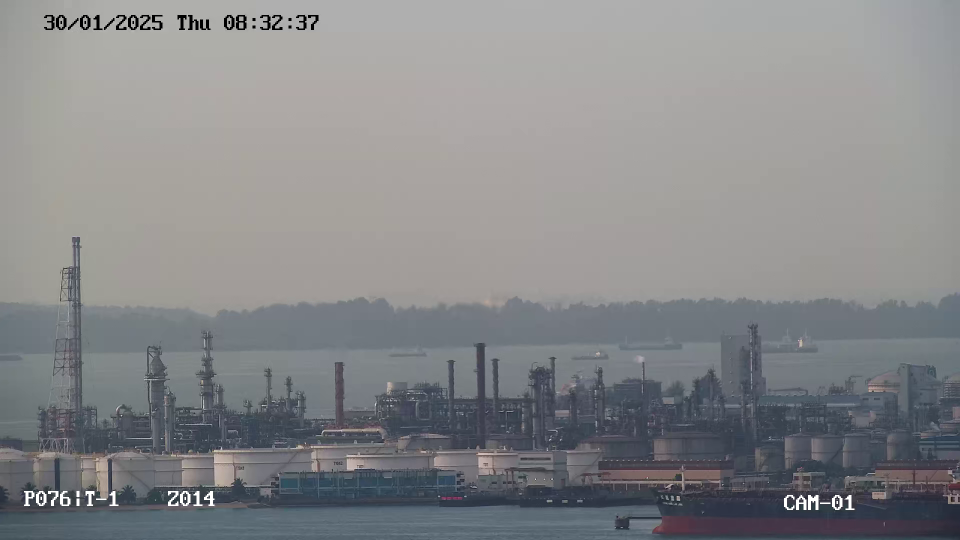
#> input picture frame 20 of test_cases_fengrui/clear/tb1_Jan_30_1.mp4, 1920 x 1080 px, given in place of blur5.mp4, which was not available (shown at 1/2 size)
$ python original_blur_detector.py
#> lines starting #> are read from the running program, lines starting #| are printed output that depends on the picture; after the words box and inside, x2 and y2 are one past the last pixel; in counts of white or black regions, pixels touching at a corner belong together; pictures that were not available may be replaced by others from this repository, and a replacement may not be noted
# [87 lines of commented-out code are left out]


import cv2
import numpy as np

# [8 lines of commented-out code are left out]

def detect_blurriness_fft(region, threshold):
    gray = cv2.cvtColor(region, cv2.COLOR_BGR2GRAY)
    f = np.fft.fft2(gray)
    fshift = np.fft.fftshift(f)
    magnitude_spectrum = np.abs(fshift)

    sorted_magnitude = np.sort(magnitude_spectrum.flatten())
    cutoff_index = int(len(sorted_magnitude) * 0.9)
    cutoff_value = sorted_magnitude[cutoff_index]

    magnitude_spectrum[magnitude_spectrum > cutoff_value] = 0

    high_freq_ratio = np.sum(magnitude_spectrum > 100) / magnitude_spectrum.size

    is_blurry = high_freq_ratio < threshold
    return is_blurry, high_freq_ratio

def process_video_with_regions(input_video_path, output_video_path, regions, block_size, threshold):
#> called with input_video_path = '/media/peseyes/output/blur5.mp4', output_video_path = '/media/peseyes/output/blur5_test.mp4', block_size = 128, threshold = 0.7
    cap = cv2.VideoCapture(input_video_path)
    frame_width = int(cap.get(cv2.CAP_PROP_FRAME_WIDTH))
    frame_height = int(cap.get(cv2.CAP_PROP_FRAME_HEIGHT))
    fps = int(cap.get(cv2.CAP_PROP_FPS))
    total_frames = int(cap.get(cv2.CAP_PROP_FRAME_COUNT))
    fourcc = cv2.VideoWriter_fourcc(*'mp4v')
    out = cv2.VideoWriter(output_video_path, fourcc, fps, (frame_width, frame_height))
    frame_count = 0

    while cap.isOpened():
        ret, frame = cap.read()
#> frame is the input picture: shape (1080, 1920, 3); mean B, G, R 137.3, 135.5, 134.4
        if not ret:
            break

        # [23 lines of commented-out code are left out]
        for region in regions:
            xmin, ymin = region
            xmax = xmin + 128
            ymax = ymin + 128
            cropped = frame[ymin:ymax, xmin:xmax]

            is_blurry, high_freq_ratio = detect_blurriness_fft(cropped, threshold)

            text = f"{high_freq_ratio:.2f} {'B' if is_blurry else 'C'}"
            color = (0, 0, 255) if is_blurry else (0, 255, 0)
            cv2.rectangle(frame, (xmin, ymin), (xmax, ymax), color, 2)
            cv2.putText(frame, text, (xmin + 5, ymin + 15), cv2.FONT_HERSHEY_SIMPLEX, 0.5, color, 1, cv2.LINE_AA)
#> this loop made 2 passes
#> (cutoff_index in detect_blurriness_fft, cutoff_value in detect_blurriness_fft, high_freq_ratio, is_blurry, text, color) on passes 1 to 2: (14745, 35.38, 0, True, '0.00 B', (0, 0, 255)), (14745, 45.58, 0, True, '0.00 B', (0, 0, 255))
#> pass 1, in process_video_with_regions, `cropped = frame[ymin:ymax, xmin:xmax]`:
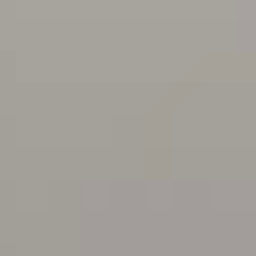
#> cropped: shape (128, 128, 3) (shown 2 times larger); mean B, G, R 154.3, 159.8, 164
#> after the loop:
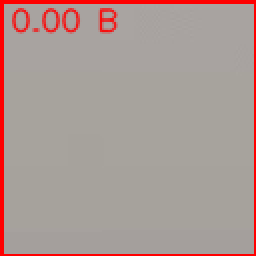
#> cropped: shape (128, 128, 3) (shown 2 times larger); mean B, G, R 148.6, 153.2, 171.7
#> after the loop:
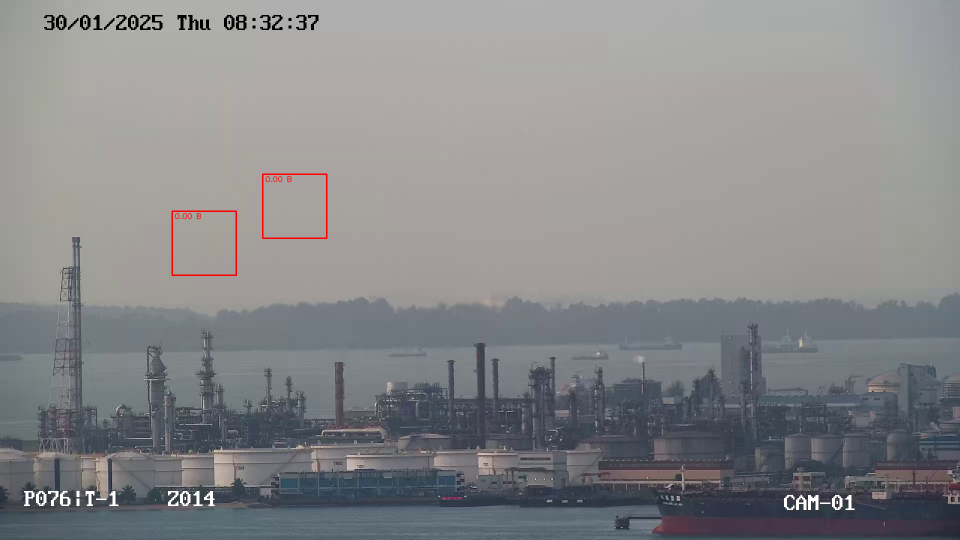
#> frame: shape (1080, 1920, 3) (shown at 1/2 size); 0.18% of pixels changed, all inside (x1, y1, x2, y2) = (343, 347, 655, 552)

        out.write(frame)

        frame_count += 1
        print(f"Processed frame {frame_count}/{total_frames}", end='\r')

    cap.release()
    out.release()
    print("\nProcessing complete. Output saved to:", output_video_path)

regions = [
    (344, 422),
    (525, 348)
]

input_video = "/media/peseyes/output/blur5.mp4"
output_video = "/media/peseyes/output/blur5_test.mp4"
block_size = 128
blur_threshold = 0.7
process_video_with_regions(input_video, output_video, regions, block_size, blur_threshold)

def predict(image, threshold=0.1):
    # Convert PIL Image to numpy array
    region = np.array(image)
    gray = cv2.cvtColor(region, cv2.COLOR_BGR2GRAY)
    f = np.fft.fft2(gray)
    fshift = np.fft.fftshift(f)
    magnitude_spectrum = np.abs(fshift)

    sorted_magnitude = np.sort(magnitude_spectrum.flatten())
    cutoff_index = int(len(sorted_magnitude) * 0.9)
    cutoff_value = sorted_magnitude[cutoff_index]

    magnitude_spectrum[magnitude_spectrum > cutoff_value] = 0

    high_freq_ratio = np.sum(magnitude_spectrum > 100) / magnitude_spectrum.size

    is_blurry = high_freq_ratio < threshold
    return "blur" if is_blurry else "clear"
